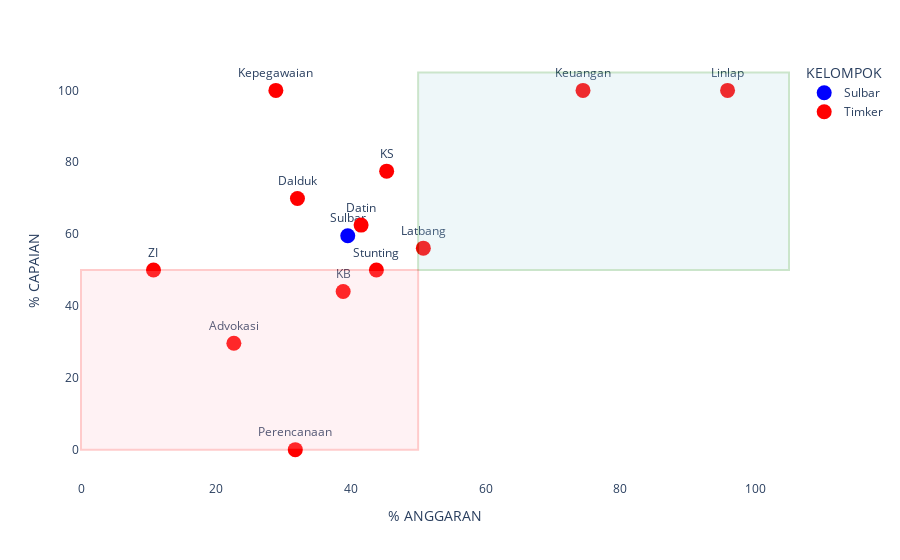

This figure's notebook cell:
### Code cell
import plotly.express as px

color_map = {
    'Sulbar': 'blue',
    'Timker': 'red'
}

fig = px.scatter(rekap_oa, x="% ANGGARAN", y="% CAPAIAN", 
                 text="KODE TIMKER", color="color", 
                 color_discrete_map=color_map,
                 labels={"color": "KELOMPOK"})
fig.update_traces(marker=dict(size=15), textposition='top center')  # Ubah ukuran point
fig.update_layout(
    plot_bgcolor='white',  # Background plot
    paper_bgcolor='white'  # Background keseluruhan
)
# Menambahkan persegi panjang (rectangles) ke dalam layout
fig.update_layout(
    shapes=[
        # Persegi panjang pertama
        dict(
            type="rect",
            x0=50, x1=105,  # Koordinat X untuk persegi panjang
            y0=50, y1=105,  # Koordinat Y untuk persegi panjang
            line=dict(color="green"),  # Warna garis tepi
            fillcolor="lightblue",  # Warna isi
            opacity=0.2  # Transparansi persegi panjang
        ),
        # Persegi panjang kedua
        dict(
            type="rect",
            x0=0, x1=50,  # Koordinat X untuk persegi panjang
            y0=0, y1=50,  # Koordinat Y untuk persegi panjang
            line=dict(color="red"),  # Warna garis tepi
            fillcolor="pink",  # Warna isi
            opacity=0.2  # Transparansi persegi panjang
        )
    ]
)

fig.show()

### Figure 1 — Plotly figure (JSON) as saved in the notebook; plotly's stock layout.template omitted (floating-point values rounded to 4 significant figures)
{"data": [{"hovertemplate": "KELOMPOK=Sulbar<br>% ANGGARAN=%{x}<br>% CAPAIAN=%{y}<br>KODE TIMKER=%{text}<extra></extra>", "legendgroup": "Sulbar", "marker": {"color": "blue", "size": 15, "symbol": "circle"}, "mode": "markers+text", "name": "Sulbar", "orientation": "v", "showlegend": true, "text": ["Sulbar"], "textposition": "top center", "type": "scatter", "x": [39.56], "xaxis": "x", "y": [59.54], "yaxis": "y"}, {"hovertemplate": "KELOMPOK=Timker<br>% ANGGARAN=%{x}<br>% CAPAIAN=%{y}<br>KODE TIMKER=%{text}<extra></extra>", "legendgroup": "Timker", "marker": {"color": "red", "size": 15, "symbol": "circle"}, "mode": "markers+text", "name": "Timker", "orientation": "v", "showlegend": true, "text": ["Datin", "Advokasi", "Keuangan", "Perencanaan", "Kepegawaian", "Linlap", "Dalduk", "Stunting", "KB", "Latbang", "ZI", "KS"], "textposition": "top center", "type": "scatter", "x": [41.54, 22.67, 74.45, 31.78, 28.9, 95.89, 32.1, 43.81, 38.88, 50.77, 10.75, 45.33], "xaxis": "x", "y": [62.5, 29.63, 100, 0, 100, 100, 69.92, 50, 44, 56.08, 50, 77.52], "yaxis": "y"}], "layout": {"legend": {"title": {"text": "KELOMPOK"}, "tracegroupgap": 0}, "margin": {"t": 60}, "paper_bgcolor": "white", "plot_bgcolor": "white", "shapes": [{"fillcolor": "lightblue", "line": {"color": "green"}, "opacity": 0.2, "type": "rect", "x0": 50, "x1": 105, "y0": 50, "y1": 105}, {"fillcolor": "pink", "line": {"color": "red"}, "opacity": 0.2, "type": "rect", "x0": 0, "x1": 50, "y0": 0, "y1": 50}], "xaxis": {"anchor": "y", "domain": [0, 1], "title": {"text": "% ANGGARAN"}}, "yaxis": {"anchor": "x", "domain": [0, 1], "title": {"text": "% CAPAIAN"}}}}
